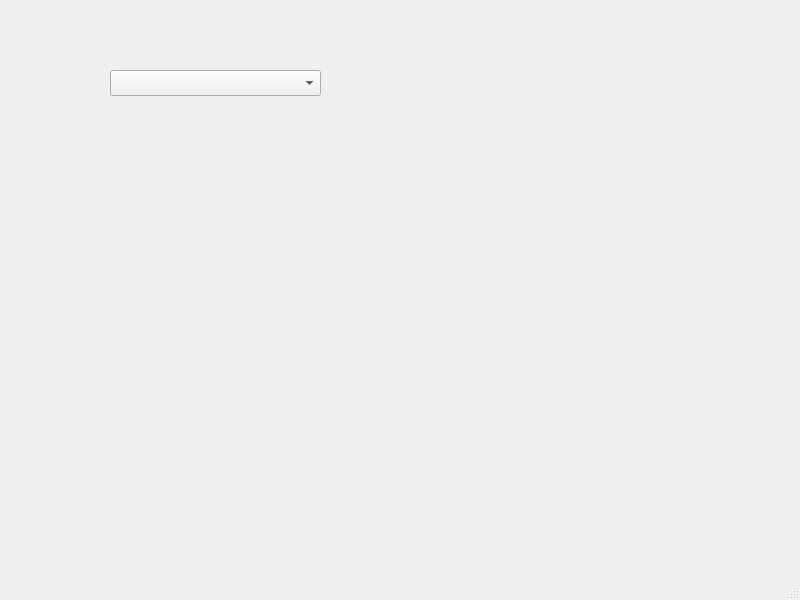
<?xml version="1.0" encoding="UTF-8"?>
<ui version="4.0">
 <class>MainWindow</class>
 <widget class="QMainWindow" name="MainWindow">
  <property name="geometry">
   <rect>
    <x>0</x>
    <y>0</y>
    <width>800</width>
    <height>600</height>
   </rect>
  </property>
  <property name="windowTitle">
   <string>MainWindow</string>
  </property>
  <widget class="QWidget" name="centralwidget">
   <widget class="QComboBox" name="movieBox">
    <property name="geometry">
     <rect>
      <x>110</x>
      <y>70</y>
      <width>211</width>
      <height>26</height>
     </rect>
    </property>
   </widget>
  </widget>
  <widget class="QMenuBar" name="menubar">
   <property name="geometry">
    <rect>
     <x>0</x>
     <y>0</y>
     <width>800</width>
     <height>26</height>
    </rect>
   </property>
  </widget>
  <widget class="QStatusBar" name="statusbar"/>
 </widget>
 <resources/>
 <connections/>
</ui>
